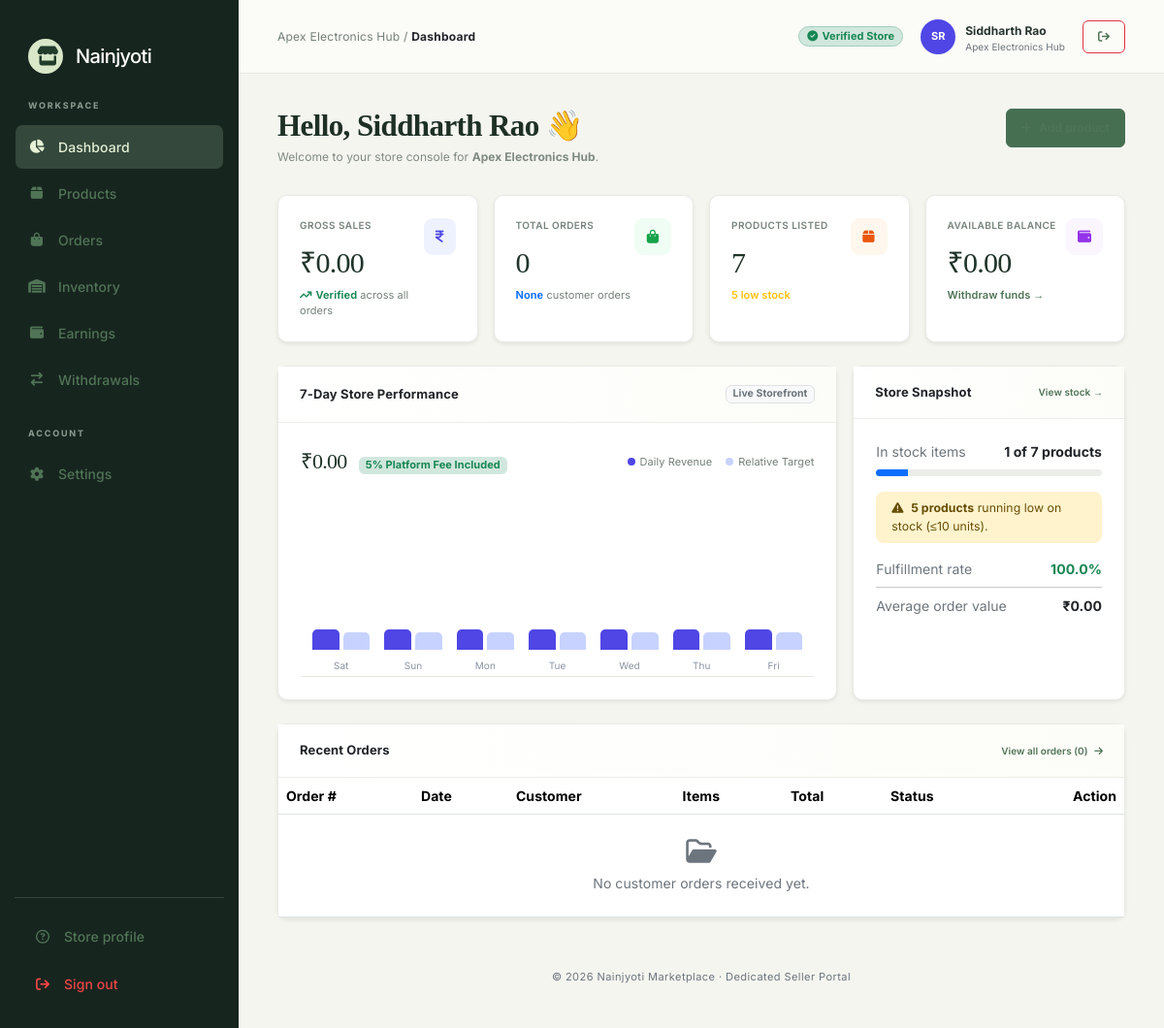
Page /vendor-dashboard/ (signed in) on the earlier database version.
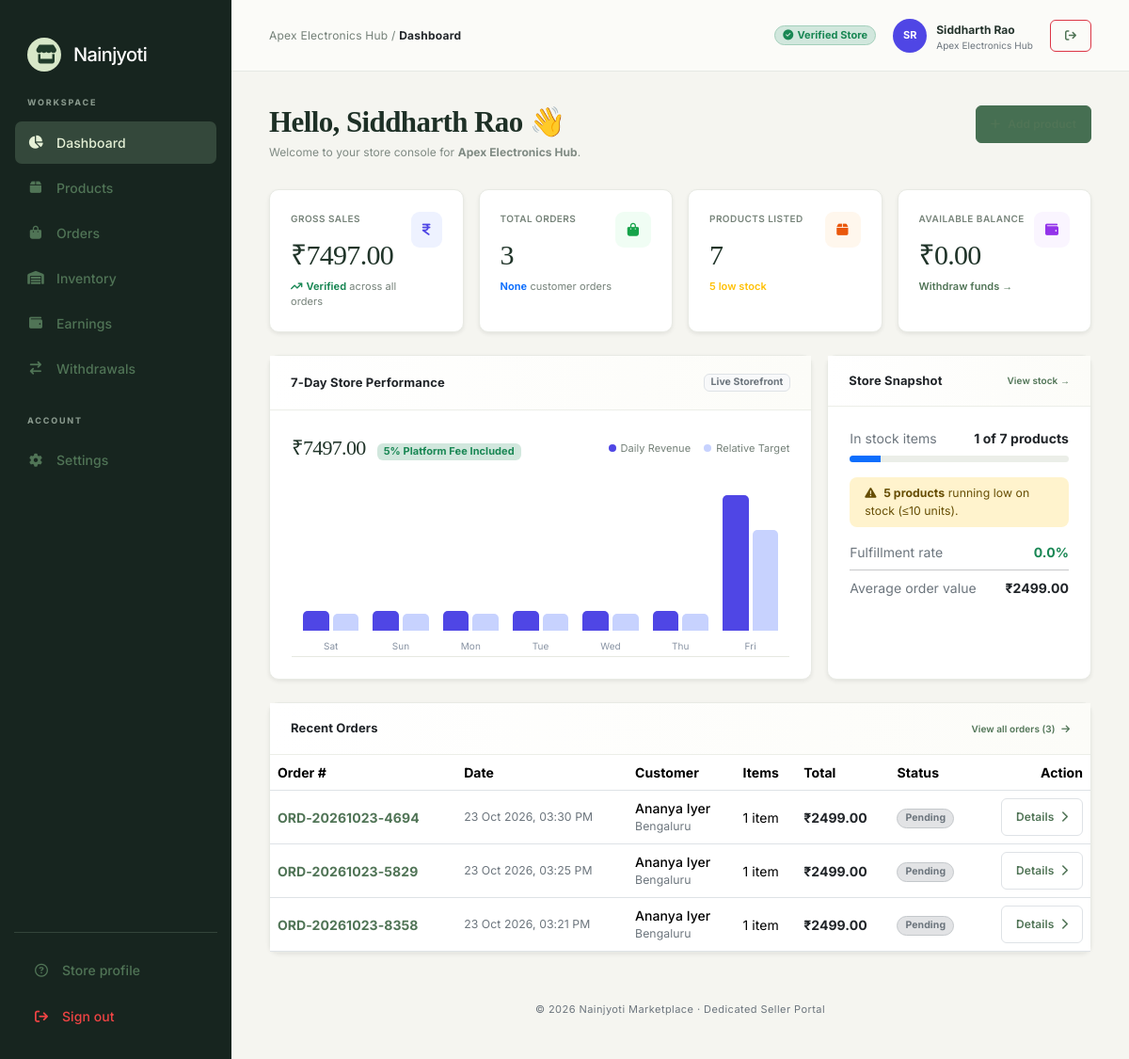
Same page on the later database version.
### nainjyoti/models.py (models this page shows, shortened)
class Order(models.Model):
    STATUS_CHOICES = [
        ('PENDING', 'Pending'),
        ('CONFIRMED', 'Confirmed'),
        ('PROCESSING', 'Processing'),
        ('SHIPPED', 'Shipped'),
        ('DELIVERED', 'Delivered'),
        ('CANCELLED', 'Cancelled'),
        ('RETURNED', 'Returned'),
    ]
    PAYMENT_METHOD_CHOICES = [
        ('COD', 'Cash on Delivery'),
        ('ONLINE', 'Online Payment'),
        ('PREPAID', 'Prepaid Online'),
        ('UPI', 'UPI Payment'),
        ('CARD', 'Credit / Debit Card'),
        ('NETBANKING', 'Net Banking'),
    ]
    PAYMENT_STATUS_CHOICES = [
        ('PENDING', 'Pending'),
        ('PAID', 'Paid'),
        ('FAILED', 'Failed'),
        ('REFUNDED', 'Refunded'),
    ]
    order_number = models.CharField(max_length=50, unique=True, blank=True, db_index=True)
    customer = models.ForeignKey(UserProfile, on_delete=models.SET_NULL, null=True, blank=True, related_name='orders')
    customer_name = models.CharField(max_length=150)
    customer_phone = models.CharField(max_length=20)
    customer_email = models.EmailField(blank=True, null=True)
    shipping_address = models.TextField()
    shipping_city = models.CharField(max_length=100)
    shipping_state = models.CharField(max_length=100)
    shipping_pincode = models.CharField(max_length=20)
    total_amount = models.DecimalField(max_digits=12, decimal_places=2, default=0.00)
    payment_method = models.CharField(max_length=30, choices=PAYMENT_METHOD_CHOICES, default='COD')
    payment_status = models.CharField(max_length=20, choices=PAYMENT_STATUS_CHOICES, default='PENDING')
    status = models.CharField(max_length=20, choices=STATUS_CHOICES, default='PENDING')
    created_at = models.DateTimeField(auto_now_add=True)
    updated_at = models.DateTimeField(auto_now=True)
    class Meta:
        ordering = ['-created_at']
        verbose_name = 'Order'
        verbose_name_plural = 'Orders'

### nainjyoti/vendor_views.py (the view)
# urls.py: path('vendor-dashboard/', vendor_views.vendor_dashboard, name='vendor_dashboard'),
def vendor_dashboard(request):
    vendor = _get_dashboard_vendor(request)
    if not vendor:
        messages.error(request, "Please log in to your vendor account.")
        return redirect("login")
    vendor_items = OrderItem.objects.filter(vendor=vendor)
    order_ids = vendor_items.values_list('order_id', flat=True).distinct()
    orders_qs = Order.objects.filter(id__in=order_ids)
    total_orders_count = orders_qs.count()
    gross_sales = float(vendor_items.aggregate(total=Sum('total_price'))['total'] or 0.0)
    products_qs = Product.objects.filter(vendor=vendor)
    products_count = products_qs.count()
    low_stock_count = products_qs.filter(stock_quantity__lte=10, stock_quantity__gt=0).count()
    out_of_stock_count = products_qs.filter(stock_quantity=0).count()
    in_stock_count = products_qs.filter(stock_quantity__gt=10).count()
    bal_summary = _get_vendor_balance_summary(vendor)
    available_balance = bal_summary['available_balance']
    now = timezone.now()
    chart_days = []
    max_day_sales = 1.0
    day_sales_raw = []
    for i in range(6, -1, -1):
        day_date = (now - timedelta(days=i)).date()
        day_label = day_date.strftime("%a")
        day_items = vendor_items.filter(order__created_at__date=day_date)
        day_val = float(day_items.aggregate(total=Sum('total_price'))['total'] or 0.0)
        day_sales_raw.append((day_label, day_val))
        if day_val > max_day_sales:
            max_day_sales = day_val
    for day_label, day_val in day_sales_raw:
        height_pct = max(18, min(int((day_val / max_day_sales) * 95), 95)) if day_val > 0 else 14
        chart_days.append({
            'label': day_label,
            'value': day_val,
            'height': height_pct,
            'alt_height': max(12, int(height_pct * 0.75))
        })
    in_stock_pct = int((in_stock_count / products_count * 100)) if products_count > 0 else 100
    delivered_orders = orders_qs.filter(status='DELIVERED').count()
    non_cancelled = orders_qs.exclude(status='CANCELLED').count()
    fulfillment_rate = round((delivered_orders / non_cancelled * 100), 1) if non_cancelled > 0 else 100.0
    avg_order_value = round((gross_sales / total_orders_count), 2) if total_orders_count > 0 else 0.0
    recent_orders = orders_qs.order_by('-created_at')[:5]
    recent_orders_data = []
    for ord_obj in recent_orders:
        ord_items = ord_obj.items.filter(vendor=vendor)
        ord_subtotal = sum(float(item.total_price) for item in ord_items)
        recent_orders_data.append({
            'order': ord_obj,
            'subtotal': ord_subtotal,
            'item_count': ord_items.count()
        })
    context = {
        'vendor': vendor,
        'gross_sales': gross_sales,
        'total_orders': total_orders_count,
        'products_count': products_count,
        'low_stock_count': low_stock_count,
        'out_of_stock_count': out_of_stock_count,
        'in_stock_count': in_stock_count,
        'in_stock_pct': in_stock_pct,
        'available_balance': available_balance,
        'chart_days': chart_days,
        'fulfillment_rate': fulfillment_rate,
        'avg_order_value': avg_order_value,
        'recent_orders_data': recent_orders_data,
        'bal_summary': bal_summary,
    }
    return render(request, "vendor/index.html", context)

### nainjyoti/models.py (called while the page is built)
    @property
    def initials(self):
        name = self.owner_name or self.business_name or "Seller"
        parts = name.strip().split()
        if len(parts) >= 2:
            return f"{parts[0][0]}{parts[1][0]}".upper()
        return name[:2].upper()

### nainjyoti/vendor_views.py (called while the page is built)
def _get_dashboard_vendor(request):
    if hasattr(request, "user") and request.user.is_authenticated and hasattr(request.user, "vendor_profile"):
        if request.user.vendor_profile.status == "APPROVED":
            return request.user.vendor_profile
    target = VendorProfile.objects.filter(user__username='merchant@crafts.in').first()
    if target:
        return target
    return VendorProfile.objects.filter(status="APPROVED").first()

### templates/vendor/index.html (shortened to what the changed rows need)
{% extends "vendor/base.html" %}
{% load static %}
{% block page_css %}
    <link href="{% static 'vendor/css/index.css' %}" rel="stylesheet">
{% endblock %}
{% block vendor_content %}
    <div class="page-head">
        <div>
            <h1>Hello, {{ vendor.owner_name|default:vendor.business_name }} 👋</h1>
        </div>
    </div>
    <div class="row g-3 mb-4">
        <div class="col-6 col-xl-3">
            <div class="card stat-card shadow-sm h-100">
                <div class="d-flex justify-content-between">
                    <div>
                        <div class="stat-label">Gross Sales</div>
                        <div class="stat-value">₹{{ gross_sales|floatformat:2 }}</div>
                        <div class="stat-foot"><span class="trend text-success"><i class="fa-solid fa-arrow-trend-up me-1"></i>Verified</span> across all orders</div>
                    </div>
                </div>
            </div>
        </div>
        <div class="col-6 col-xl-3">
            <div class="card stat-card shadow-sm h-100">
                <div class="d-flex justify-content-between">
                    <div>
                        <div class="stat-label">Total Orders</div>
                        <div class="stat-value">{{ total_orders }}</div>
                        <div class="stat-foot"><span class="trend text-primary">{{ bal_summary.pending_clearance|yesno:"Active,None" }}</span> customer orders</div>
                    </div>
                </div>
            </div>
        </div>
    </div>
    <div class="row g-3 mb-4">
        <div class="col-lg-8">
            <section class="card shadow-sm h-100">
                <div class="card-head d-flex justify-content-between align-items-center">
                    <h2>7-Day Store Performance</h2>
                </div>
                <div class="card-body">
                    <div class="d-flex justify-content-between align-items-center mb-3">
                        <div>
                            <span class="stat-value" style="font-size:22px">₹{{ gross_sales|floatformat:2 }}</span>
                            <span class="badge bg-success-subtle text-success ms-2" style="font-size:11px">5% Platform Fee Included</span>
                        </div>
                    </div>
                    <div class="mini-chart">
                        {% for day in chart_days %}
                            <div class="bar-group" title="{{ day.label }}: ₹{{ day.value|floatformat:0 }}">
                                <div class="bar" style="height:{{ day.height }}%;background:#4f46e5;"></div>
                                <div class="bar alt" style="height:{{ day.alt_height }}%;background:#c7d2fe;"></div>
                                <span class="bar-label">{{ day.label }}</span>
                            </div>
                        {% endfor %}
                    </div>
                </div>
            </section>
        </div>
        <div class="col-lg-4">
            <section class="card shadow-sm h-100">
                <div class="card-head d-flex justify-content-between align-items-center">
                    <h2>Store Snapshot</h2>
                </div>
                <div class="card-body">
                    <div class="d-flex justify-content-between mb-2">
                        <span class="text-secondary">Fulfillment rate</span>
                        <strong class="text-success">{{ fulfillment_rate }}%</strong>
                    </div>
                    <div class="d-flex justify-content-between">
                        <span class="text-secondary">Average order value</span>
                        <strong>₹{{ avg_order_value|floatformat:2 }}</strong>
                    </div>
                </div>
            </section>
        </div>
    </div>
    <section class="card shadow-sm">
        <div class="card-head d-flex justify-content-between align-items-center">
            <h2>Recent Orders</h2>
            <a href="{% url 'vendor_orders' %}" class="text-decoration-none small fw-semibold">
                View all orders ({{ total_orders }}) <i class="fa-solid fa-arrow-right ms-1"></i>
            </a>
        </div>
        <div class="table-responsive">
            <table class="table align-middle mb-0">
                <thead>
                    <tr>
                        <th>Order #</th>
                        <th>Date</th>
                        <th>Customer</th>
                        <th>Items</th>
                        <th>Total</th>
                        <th>Status</th>
                        <th class="text-end">Action</th>
                    </tr>
                </thead>
                <tbody>
                    {% for row in recent_orders_data %}
                        <tr>
                            <td>
                                <a href="{% url 'vendor_order_detail' row.order.id %}" class="fw-bold text-decoration-none">
                                    {{ row.order.order_number }}
                                </a>
                            </td>
                            <td class="text-secondary small">{{ row.order.created_at|date:"d M Y, h:i A" }}</td>
                            <td>
                                <div class="fw-medium">{{ row.order.customer_name }}</div>
                                <div class="text-secondary small">{{ row.order.shipping_city }}</div>
                            </td>
                            <td>{{ row.item_count }} item{{ row.item_count|pluralize }}</td>
                            <td class="fw-bold text-dark">₹{{ row.subtotal|floatformat:2 }}</td>
                            <td>
                                {% if row.order.status == 'DELIVERED' %}
                                    <span class="badge bg-success-subtle text-success border border-success-subtle px-2 py-1 rounded-pill">Delivered</span>
                                {% elif row.order.status == 'SHIPPED' %}
                                    <span class="badge bg-primary-subtle text-primary border border-primary-subtle px-2 py-1 rounded-pill">Shipped</span>
                                {% elif row.order.status == 'PROCESSING' %}
                                    <span class="badge bg-warning-subtle text-warning-emphasis border border-warning-subtle px-2 py-1 rounded-pill">Processing</span>
                                {% elif row.order.status == 'CONFIRMED' %}
                                    <span class="badge bg-info-subtle text-info-emphasis border border-info-subtle px-2 py-1 rounded-pill">Confirmed</span>
                                {% elif row.order.status == 'PENDING' %}
                                    <span class="badge bg-secondary-subtle text-secondary border border-secondary-subtle px-2 py-1 rounded-pill">Pending</span>
                                {% elif row.order.status == 'CANCELLED' %}
                                    <span class="badge bg-danger-subtle text-danger border border-danger-subtle px-2 py-1 rounded-pill">Cancelled</span>
                                {% else %}
                                    <span class="badge bg-dark-subtle text-dark border px-2 py-1 rounded-pill">{{ row.order.get_status_display }}</span>
                                {% endif %}
                            </td>
                            <td class="text-end">
                                <a href="{% url 'vendor_order_detail' row.order.id %}" class="btn btn-sm btn-light border">
                                    Details <i class="fa-solid fa-chevron-right ms-1"></i>
                                </a>
                            </td>
                        </tr>
                    {% empty %}
                        <tr>
                            <td colspan="7" class="text-center py-4 text-secondary">
                                <i class="fa-regular fa-folder-open d-block fs-3 mb-2"></i>
                                No customer orders received yet.
                            </td>
                        </tr>
                    {% endfor %}
                </tbody>
            </table>
        </div>
    </section>
{% endblock %}

Differences in the rows shown:
added Order: order.order_number "ORD-20261023-4694", order.created_at "23 Oct 2026, 03:30 PM", order.customer_name "Ananya Iyer", order.shipping_city "Bengaluru", item_count "1", subtotal "2499.00", status "Pending"
added Order: order.order_number "ORD-20261023-5829", order.created_at "23 Oct 2026, 03:25 PM", order.customer_name "Ananya Iyer", order.shipping_city "Bengaluru", item_count "1", subtotal "2499.00", status "Pending"
added Order: order.order_number "ORD-20261023-8358", order.created_at "23 Oct 2026, 03:21 PM", order.customer_name "Ananya Iyer", order.shipping_city "Bengaluru", item_count "1", subtotal "2499.00", status "Pending"
Other differences:
{{ gross_sales|floatformat:2 }}: "0.00" → "7497.00"
{{ total_orders }}: "0" → "3"
{{ day.height }}: 14 → 95 (drawn)
{{ day.alt_height }}: 12 → 71 (drawn)
{{ fulfillment_rate }}: "100.0" → "0.0"
{{ avg_order_value|floatformat:2 }}: "0.00" → "2499.00"
text no longer shown: "No customer orders received yet."
